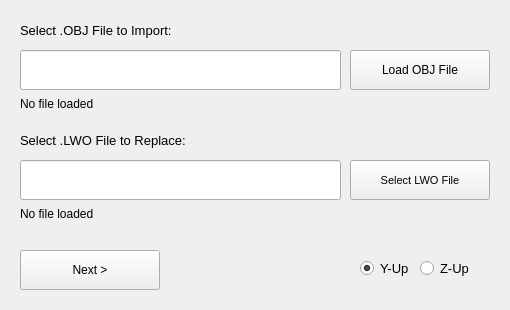
<?xml version="1.0" encoding="UTF-8"?>
<ui version="4.0">
 <class>MainWindow</class>
 <widget class="QMainWindow" name="MainWindow">
  <property name="geometry">
   <rect>
    <x>0</x>
    <y>0</y>
    <width>510</width>
    <height>310</height>
   </rect>
  </property>
  <property name="sizePolicy">
   <sizepolicy hsizetype="Minimum" vsizetype="Minimum">
    <horstretch>0</horstretch>
    <verstretch>0</verstretch>
   </sizepolicy>
  </property>
  <property name="minimumSize">
   <size>
    <width>510</width>
    <height>310</height>
   </size>
  </property>
  <property name="maximumSize">
   <size>
    <width>510</width>
    <height>331</height>
   </size>
  </property>
  <property name="windowTitle">
   <string>Doom Eternal Model Importer v1.2 by SamPT</string>
  </property>
  <property name="autoFillBackground">
   <bool>false</bool>
  </property>
  <widget class="QWidget" name="centralwidget">
   <property name="enabled">
    <bool>true</bool>
   </property>
   <property name="sizePolicy">
    <sizepolicy hsizetype="Minimum" vsizetype="Minimum">
     <horstretch>0</horstretch>
     <verstretch>0</verstretch>
    </sizepolicy>
   </property>
   <property name="minimumSize">
    <size>
     <width>510</width>
     <height>310</height>
    </size>
   </property>
   <property name="maximumSize">
    <size>
     <width>510</width>
     <height>310</height>
    </size>
   </property>
   <property name="layoutDirection">
    <enum>Qt::LeftToRight</enum>
   </property>
   <widget class="QStackedWidget" name="stackedWidget">
    <property name="geometry">
     <rect>
      <x>0</x>
      <y>0</y>
      <width>501</width>
      <height>291</height>
     </rect>
    </property>
    <property name="currentIndex">
     <number>0</number>
    </property>
    <widget class="QWidget" name="start">
     <widget class="QRadioButton" name="radioOrientY">
      <property name="enabled">
       <bool>true</bool>
      </property>
      <property name="geometry">
       <rect>
        <x>360</x>
        <y>260</y>
        <width>51</width>
        <height>17</height>
       </rect>
      </property>
      <property name="font">
       <font>
        <pointsize>10</pointsize>
       </font>
      </property>
      <property name="text">
       <string>Y-Up</string>
      </property>
      <property name="checked">
       <bool>true</bool>
      </property>
     </widget>
     <widget class="QPushButton" name="btnNext">
      <property name="geometry">
       <rect>
        <x>20</x>
        <y>250</y>
        <width>140</width>
        <height>40</height>
       </rect>
      </property>
      <property name="sizePolicy">
       <sizepolicy hsizetype="Minimum" vsizetype="Fixed">
        <horstretch>0</horstretch>
        <verstretch>0</verstretch>
       </sizepolicy>
      </property>
      <property name="minimumSize">
       <size>
        <width>140</width>
        <height>40</height>
       </size>
      </property>
      <property name="maximumSize">
       <size>
        <width>140</width>
        <height>40</height>
       </size>
      </property>
      <property name="baseSize">
       <size>
        <width>200</width>
        <height>40</height>
       </size>
      </property>
      <property name="text">
       <string>Next &gt;</string>
      </property>
     </widget>
     <widget class="QRadioButton" name="radioOrientZ">
      <property name="geometry">
       <rect>
        <x>420</x>
        <y>260</y>
        <width>51</width>
        <height>17</height>
       </rect>
      </property>
      <property name="font">
       <font>
        <pointsize>10</pointsize>
       </font>
      </property>
      <property name="text">
       <string>Z-Up</string>
      </property>
     </widget>
     <widget class="QPushButton" name="btnSelectLWO">
      <property name="geometry">
       <rect>
        <x>350</x>
        <y>160</y>
        <width>140</width>
        <height>40</height>
       </rect>
      </property>
      <property name="sizePolicy">
       <sizepolicy hsizetype="Minimum" vsizetype="Fixed">
        <horstretch>0</horstretch>
        <verstretch>0</verstretch>
       </sizepolicy>
      </property>
      <property name="minimumSize">
       <size>
        <width>140</width>
        <height>40</height>
       </size>
      </property>
      <property name="maximumSize">
       <size>
        <width>140</width>
        <height>40</height>
       </size>
      </property>
      <property name="baseSize">
       <size>
        <width>200</width>
        <height>40</height>
       </size>
      </property>
      <property name="font">
       <font>
        <pointsize>8</pointsize>
       </font>
      </property>
      <property name="text">
       <string>Select LWO File</string>
      </property>
     </widget>
     <widget class="QLineEdit" name="lineOBJFile">
      <property name="geometry">
       <rect>
        <x>20</x>
        <y>50</y>
        <width>321</width>
        <height>40</height>
       </rect>
      </property>
      <property name="sizePolicy">
       <sizepolicy hsizetype="Minimum" vsizetype="Minimum">
        <horstretch>0</horstretch>
        <verstretch>0</verstretch>
       </sizepolicy>
      </property>
      <property name="minimumSize">
       <size>
        <width>200</width>
        <height>40</height>
       </size>
      </property>
      <property name="maximumSize">
       <size>
        <width>16777215</width>
        <height>40</height>
       </size>
      </property>
     </widget>
     <widget class="QLineEdit" name="lineLWOFile">
      <property name="geometry">
       <rect>
        <x>20</x>
        <y>160</y>
        <width>321</width>
        <height>40</height>
       </rect>
      </property>
      <property name="sizePolicy">
       <sizepolicy hsizetype="Minimum" vsizetype="Minimum">
        <horstretch>0</horstretch>
        <verstretch>0</verstretch>
       </sizepolicy>
      </property>
      <property name="minimumSize">
       <size>
        <width>200</width>
        <height>40</height>
       </size>
      </property>
      <property name="maximumSize">
       <size>
        <width>16777215</width>
        <height>40</height>
       </size>
      </property>
     </widget>
     <widget class="QLabel" name="labelSelectOBJ">
      <property name="geometry">
       <rect>
        <x>20</x>
        <y>10</y>
        <width>220</width>
        <height>40</height>
       </rect>
      </property>
      <property name="sizePolicy">
       <sizepolicy hsizetype="Fixed" vsizetype="Fixed">
        <horstretch>0</horstretch>
        <verstretch>0</verstretch>
       </sizepolicy>
      </property>
      <property name="minimumSize">
       <size>
        <width>220</width>
        <height>40</height>
       </size>
      </property>
      <property name="maximumSize">
       <size>
        <width>220</width>
        <height>40</height>
       </size>
      </property>
      <property name="font">
       <font>
        <pointsize>10</pointsize>
       </font>
      </property>
      <property name="text">
       <string>Select .OBJ File to Import:</string>
      </property>
      <property name="alignment">
       <set>Qt::AlignLeading|Qt::AlignLeft|Qt::AlignVCenter</set>
      </property>
     </widget>
     <widget class="QPushButton" name="btnLoadOBJ">
      <property name="geometry">
       <rect>
        <x>350</x>
        <y>50</y>
        <width>140</width>
        <height>40</height>
       </rect>
      </property>
      <property name="sizePolicy">
       <sizepolicy hsizetype="Minimum" vsizetype="Fixed">
        <horstretch>0</horstretch>
        <verstretch>0</verstretch>
       </sizepolicy>
      </property>
      <property name="minimumSize">
       <size>
        <width>140</width>
        <height>40</height>
       </size>
      </property>
      <property name="maximumSize">
       <size>
        <width>140</width>
        <height>40</height>
       </size>
      </property>
      <property name="text">
       <string>Load OBJ File</string>
      </property>
     </widget>
     <widget class="QLabel" name="labelStatusLWO">
      <property name="geometry">
       <rect>
        <x>20</x>
        <y>200</y>
        <width>160</width>
        <height>28</height>
       </rect>
      </property>
      <property name="minimumSize">
       <size>
        <width>160</width>
        <height>28</height>
       </size>
      </property>
      <property name="maximumSize">
       <size>
        <width>16777215</width>
        <height>28</height>
       </size>
      </property>
      <property name="text">
       <string>No file loaded</string>
      </property>
      <property name="alignment">
       <set>Qt::AlignLeading|Qt::AlignLeft|Qt::AlignVCenter</set>
      </property>
      <property name="margin">
       <number>0</number>
      </property>
      <property name="indent">
       <number>0</number>
      </property>
     </widget>
     <widget class="QLabel" name="labelSelectLWO">
      <property name="geometry">
       <rect>
        <x>20</x>
        <y>120</y>
        <width>240</width>
        <height>40</height>
       </rect>
      </property>
      <property name="sizePolicy">
       <sizepolicy hsizetype="Fixed" vsizetype="Fixed">
        <horstretch>0</horstretch>
        <verstretch>0</verstretch>
       </sizepolicy>
      </property>
      <property name="minimumSize">
       <size>
        <width>240</width>
        <height>40</height>
       </size>
      </property>
      <property name="maximumSize">
       <size>
        <width>240</width>
        <height>40</height>
       </size>
      </property>
      <property name="font">
       <font>
        <pointsize>10</pointsize>
       </font>
      </property>
      <property name="text">
       <string>Select .LWO File to Replace:</string>
      </property>
      <property name="alignment">
       <set>Qt::AlignLeading|Qt::AlignLeft|Qt::AlignVCenter</set>
      </property>
     </widget>
     <widget class="QLabel" name="labelStatusOBJ">
      <property name="geometry">
       <rect>
        <x>20</x>
        <y>90</y>
        <width>160</width>
        <height>28</height>
       </rect>
      </property>
      <property name="minimumSize">
       <size>
        <width>160</width>
        <height>28</height>
       </size>
      </property>
      <property name="maximumSize">
       <size>
        <width>16777215</width>
        <height>28</height>
       </size>
      </property>
      <property name="text">
       <string>No file loaded</string>
      </property>
      <property name="alignment">
       <set>Qt::AlignLeading|Qt::AlignLeft|Qt::AlignVCenter</set>
      </property>
      <property name="margin">
       <number>0</number>
      </property>
      <property name="indent">
       <number>0</number>
      </property>
     </widget>
    </widget>
    <widget class="QWidget" name="finish">
     <widget class="QPushButton" name="btnBack">
      <property name="geometry">
       <rect>
        <x>20</x>
        <y>250</y>
        <width>140</width>
        <height>40</height>
       </rect>
      </property>
      <property name="sizePolicy">
       <sizepolicy hsizetype="Minimum" vsizetype="Fixed">
        <horstretch>0</horstretch>
        <verstretch>0</verstretch>
       </sizepolicy>
      </property>
      <property name="minimumSize">
       <size>
        <width>140</width>
        <height>40</height>
       </size>
      </property>
      <property name="maximumSize">
       <size>
        <width>140</width>
        <height>40</height>
       </size>
      </property>
      <property name="baseSize">
       <size>
        <width>200</width>
        <height>40</height>
       </size>
      </property>
      <property name="text">
       <string>Back</string>
      </property>
     </widget>
     <widget class="QPushButton" name="btnConvert">
      <property name="geometry">
       <rect>
        <x>350</x>
        <y>250</y>
        <width>140</width>
        <height>40</height>
       </rect>
      </property>
      <property name="sizePolicy">
       <sizepolicy hsizetype="Minimum" vsizetype="Fixed">
        <horstretch>0</horstretch>
        <verstretch>0</verstretch>
       </sizepolicy>
      </property>
      <property name="minimumSize">
       <size>
        <width>140</width>
        <height>40</height>
       </size>
      </property>
      <property name="maximumSize">
       <size>
        <width>140</width>
        <height>40</height>
       </size>
      </property>
      <property name="baseSize">
       <size>
        <width>200</width>
        <height>40</height>
       </size>
      </property>
      <property name="text">
       <string>Import Model</string>
      </property>
     </widget>
     <widget class="QTableWidget" name="materialList">
      <property name="geometry">
       <rect>
        <x>20</x>
        <y>40</y>
        <width>471</width>
        <height>170</height>
       </rect>
      </property>
      <property name="sizePolicy">
       <sizepolicy hsizetype="Expanding" vsizetype="Expanding">
        <horstretch>0</horstretch>
        <verstretch>0</verstretch>
       </sizepolicy>
      </property>
      <property name="minimumSize">
       <size>
        <width>471</width>
        <height>170</height>
       </size>
      </property>
      <property name="maximumSize">
       <size>
        <width>471</width>
        <height>170</height>
       </size>
      </property>
      <property name="autoFillBackground">
       <bool>false</bool>
      </property>
      <property name="frameShape">
       <enum>QFrame::StyledPanel</enum>
      </property>
      <property name="frameShadow">
       <enum>QFrame::Sunken</enum>
      </property>
      <property name="verticalScrollBarPolicy">
       <enum>Qt::ScrollBarAsNeeded</enum>
      </property>
      <property name="horizontalScrollBarPolicy">
       <enum>Qt::ScrollBarAlwaysOff</enum>
      </property>
      <property name="sizeAdjustPolicy">
       <enum>QAbstractScrollArea::AdjustIgnored</enum>
      </property>
      <property name="autoScroll">
       <bool>false</bool>
      </property>
      <property name="editTriggers">
       <set>QAbstractItemView::NoEditTriggers</set>
      </property>
      <property name="dragDropOverwriteMode">
       <bool>false</bool>
      </property>
      <property name="alternatingRowColors">
       <bool>true</bool>
      </property>
      <property name="selectionMode">
       <enum>QAbstractItemView::SingleSelection</enum>
      </property>
      <property name="selectionBehavior">
       <enum>QAbstractItemView::SelectRows</enum>
      </property>
      <property name="sortingEnabled">
       <bool>false</bool>
      </property>
      <property name="wordWrap">
       <bool>false</bool>
      </property>
      <property name="columnCount">
       <number>1</number>
      </property>
      <attribute name="horizontalHeaderVisible">
       <bool>false</bool>
      </attribute>
      <attribute name="horizontalHeaderMinimumSectionSize">
       <number>60</number>
      </attribute>
      <attribute name="horizontalHeaderShowSortIndicator" stdset="0">
       <bool>false</bool>
      </attribute>
      <attribute name="horizontalHeaderStretchLastSection">
       <bool>true</bool>
      </attribute>
      <attribute name="verticalHeaderVisible">
       <bool>false</bool>
      </attribute>
      <attribute name="verticalHeaderMinimumSectionSize">
       <number>18</number>
      </attribute>
      <attribute name="verticalHeaderDefaultSectionSize">
       <number>18</number>
      </attribute>
      <column>
       <property name="text">
        <string>Select the material2 .decl to use:</string>
       </property>
       <property name="toolTip">
        <string/>
       </property>
       <property name="whatsThis">
        <string/>
       </property>
      </column>
     </widget>
     <widget class="QLabel" name="labelSelectMaterial">
      <property name="geometry">
       <rect>
        <x>20</x>
        <y>0</y>
        <width>410</width>
        <height>40</height>
       </rect>
      </property>
      <property name="sizePolicy">
       <sizepolicy hsizetype="Fixed" vsizetype="Fixed">
        <horstretch>0</horstretch>
        <verstretch>0</verstretch>
       </sizepolicy>
      </property>
      <property name="minimumSize">
       <size>
        <width>410</width>
        <height>40</height>
       </size>
      </property>
      <property name="maximumSize">
       <size>
        <width>410</width>
        <height>40</height>
       </size>
      </property>
      <property name="font">
       <font>
        <pointsize>9</pointsize>
       </font>
      </property>
      <property name="text">
       <string>Select a material2 .decl for this model (others will be discarded):</string>
      </property>
      <property name="alignment">
       <set>Qt::AlignLeading|Qt::AlignLeft|Qt::AlignVCenter</set>
      </property>
     </widget>
     <widget class="QLabel" name="labelStatusMaterial">
      <property name="geometry">
       <rect>
        <x>20</x>
        <y>210</y>
        <width>470</width>
        <height>28</height>
       </rect>
      </property>
      <property name="minimumSize">
       <size>
        <width>470</width>
        <height>28</height>
       </size>
      </property>
      <property name="maximumSize">
       <size>
        <width>470</width>
        <height>28</height>
       </size>
      </property>
      <property name="text">
       <string>No material selected.</string>
      </property>
      <property name="alignment">
       <set>Qt::AlignLeading|Qt::AlignLeft|Qt::AlignVCenter</set>
      </property>
      <property name="margin">
       <number>0</number>
      </property>
      <property name="indent">
       <number>0</number>
      </property>
     </widget>
    </widget>
   </widget>
  </widget>
  <widget class="QMenuBar" name="menubar">
   <property name="geometry">
    <rect>
     <x>0</x>
     <y>0</y>
     <width>510</width>
     <height>22</height>
    </rect>
   </property>
  </widget>
 </widget>
 <resources/>
 <connections/>
</ui>
